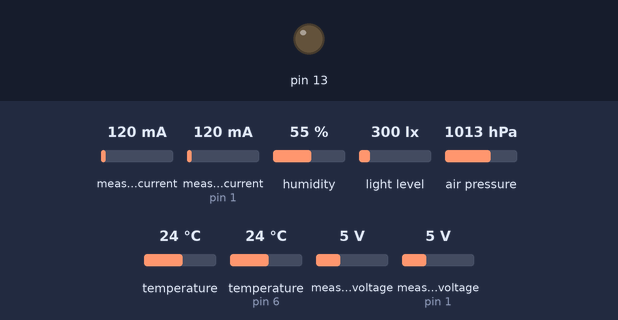
Simulated run of this sketch. Board: Arduino Uno, built with avr-gcc and run on an emulated ATmega328P. Parts: output pins drawn as LEDs (lit = HIGH). Wiring (inferred from the names in the program): TSL2561 light sensor at I2C address 0x39. The inputs (shaded band) are chosen by the test bench; at power-on: measured current 120 mA, measured current (sensor on pin 1) 120 mA, humidity 55 %, light level 300 lx, air pressure 1013 hPa, temperature 24 °C, temperature (sensor on pin 6) 24 °C, measured voltage 5 V, measured voltage (sensor on pin 1) 5 V. What the sketch prints to the serial monitor is not drawn.

Above: at 7.8 s.
At 15.5 s:
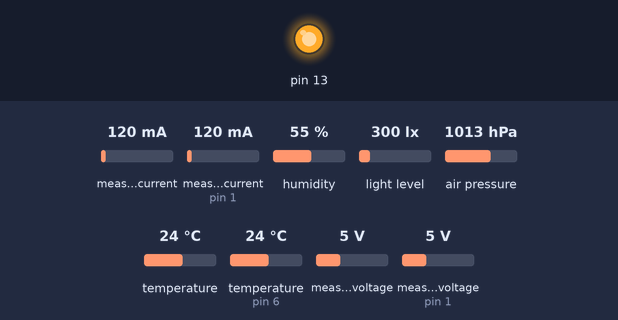
Timing chart, 0 to 19.9 s (numbered marks = the images above):
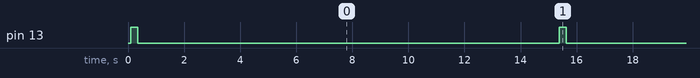

The sketch:

justin_greenbox.ino
```cpp
#include <Wire.h>
#include <Adafruit_BMP085.h>
#include <OneWire.h>
#include <DallasTemperature.h>
#include <SHT1x.h>
#include "TSL2561.h"
#include <Adafruit_INA219.h>


#include <SoftwareSerial.h>
#include <XBee.h>

Adafruit_BMP085 bmp085;

SoftwareSerial softserial(2, 3);

XBee xbee = XBee();
XBeeAddress64 addr64 = XBeeAddress64(0x0013a200, 0x408d9dd0);

//Humidity
#define SHTdataPin  7
#define SHTclockPin 8
SHT1x sht1x(SHTdataPin, SHTclockPin);

//Temperature
#define ONE_WIRE_BUS 6
OneWire oneWire(ONE_WIRE_BUS); // OneWire bus for Dallas temperature sensor
DallasTemperature ds20(&oneWire); // Dallas temperature sensor
// Device addr (read from library method to discover addrs)
DeviceAddress Thermometer = { 0x28, 0xD1, 0xD4, 0xCE, 0x03, 0x00, 0x00, 0x64 };
TSL2561 tsl(TSL2561_ADDR_FLOAT);  // Light sensor

// Current Sensors
Adafruit_INA219 ina219_Solar;
Adafruit_INA219 ina219_Battery(0x41);

uint8_t payload[243];

long address = 13; // fixme: read from eeprom
long batt_mv, panel_mv;
long bmp085_temp_decic;
long bmp085_press_pa;
long apogee_mv, apogee_w_m2;

long ds20_temp_decic; // constant 2 decimals of precicsionsdfsdf

long inasolarbus_v, inasolarshunt_mv, inasolarcurr_ma; // Also has constant 2 decimals of precision
long inabattbus_v, inabattshunt_mv, inabattcurr_ma;

long tsl_w_m2; // Assumed to have no fractional values per justin

long sht1x_humid_pct; // 2 decimals of precision

void setup()
{
    Serial.begin(9600);
    softserial.begin(9600);
    xbee.begin(softserial);
    bmp085.begin(); // BMP multisensor

    ds20.begin(); // Dallas temp sensor
    ds20.setResolution(Thermometer, 10); // Sets temp resolution to 10 bit (play with later)

    // Light Sensors
    tsl.begin();
    // You can change the gain on the fly, to adapt to brighter/dimmer light situations
    tsl.setGain(TSL2561_GAIN_0X);         // set no gain (for bright situtations)
    //tsl.setGain(TSL2561_GAIN_16X);      // set 16x gain (for dim situations)
    tsl.setTiming(TSL2561_INTEGRATIONTIME_13MS);  // shortest integration time (bright light)

    ina219_Solar.begin();
    ina219_Battery.begin();
}

void loop()
{
    String s = "{";
    s += "\"addr\": ";
    s += String(address);
    s += ", \"up_ms\": ";
    s += String(millis());
    s += ", \"bmp_c\": ";
    bmp085_temp_decic = bmp085.readTemperature()*10;
    s += String(bmp085_temp_decic);
    s += ", \"bmp_pa\": ";
    bmp085_press_pa = bmp085.readPressure();
    s += String(bmp085_press_pa);
//    s += ", \"batt_mv\": ";
//    batt_mv = analogRead(0)*5000.0/1023;
//    s += String(batt_mv);
//    s += ", \"panel_mv\": ";
//    panel_mv = 2*analogRead(1)*5000.0/1023;
//    s += String(panel_mv);
//    s += ", \"apogee_mv\": ";
//    apogee_mv = (1/15.24)*analogRead(2)*5000.0/1023;
//    s += String(apogee_mv);
//    s += ", \"apogee_w_m2\": ";
//    apogee_w_m2 = apogee_mv*5.0; Why the hell are there two of these anyway?
//    s += String(apogee_w_m2);

    s += ", \"sht_pct\": ";
    sht1x_humid_pct = sht1x.readHumidity()*100;
    s += String(sht1x_humid_pct);

    // Temperature added here
    s += ", \"ds20_c\": ";
    ds20_temp_decic = ds20.getTempC(Thermometer)*100; // we don't need no stinkin fahrenheit
    s += String(ds20_temp_decic);

    // TSL Light sensor added here (Note that the TSL sensor has multiple frequency band options in its methods.)
    s += ", \"tsl_m2\": ";
    tsl_w_m2 = tsl.getFullLuminosity();
    s += String(tsl_w_m2);

    // Current sensors added here
    s += ", \"solar_v\": ";
    inasolarbus_v = ina219_Solar.getBusVoltage_V()*100;
    s += String(inasolarbus_v);
    s += ", \"shunt_mv\": ";
    inasolarshunt_mv = ina219_Solar.getShuntVoltage_mV()*100;
    s += String(inasolarshunt_mv);
    s += ", \"solar_ma\": ";
    inasolarcurr_ma = ina219_Solar.getCurrent_mA()*100;
    s += String(inasolarcurr_ma);
    s += ", \"batt_v\": ";
    inabattbus_v = ina219_Battery.getBusVoltage_V()*100;
    s += String(inabattbus_v);
    s += ", \"batt_mv\": ";
    inabattshunt_mv = ina219_Battery.getShuntVoltage_mV()*100;
    s += String(inabattshunt_mv);
    s += ", \"batt_ma\": ";
    inabattcurr_ma = ina219_Battery.getCurrent_mA()*100;
    s += String(inabattcurr_ma);

    s += "}";

    s += "       ";		// it explodes without something here... omg wtf

    // s += "blah blah blah";

    // s += "Hath not a Jew eyes? Hath not a Jew hands, organs, dimensions, senses, affections, passions, fed with the same food, hurt with the same weapons, subject to the same diseases, healed by the same means, warmed and cooled by the same winter and summer, as a Christian is? If you prick us, do we not bleed? If you tickle us, do we not laugh? If you poison us, do we not die? And if you wrong us, shall we not revenge?"; // s misbehaves when long

    for (int i = 0; i < sizeof(payload); i++)
	payload[i] = i % 10 + '0';
    // payload[i] = '\0';

    int len;
    for (int i = 0; i < sizeof(payload) && s[i] != '\0'; len = ++i) // yikes
	payload[i] = s[i];

    analogWrite(13, 255);
    ZBTxRequest zbTx = ZBTxRequest(addr64, payload, len);
    xbee.send(zbTx);
    analogWrite(13, 0);
    delay(14800);
    Serial.println(s);
}
```

Measured:
- by itself, pin 13: alternates HIGH for 0.26 s and LOW for 15.0 s
